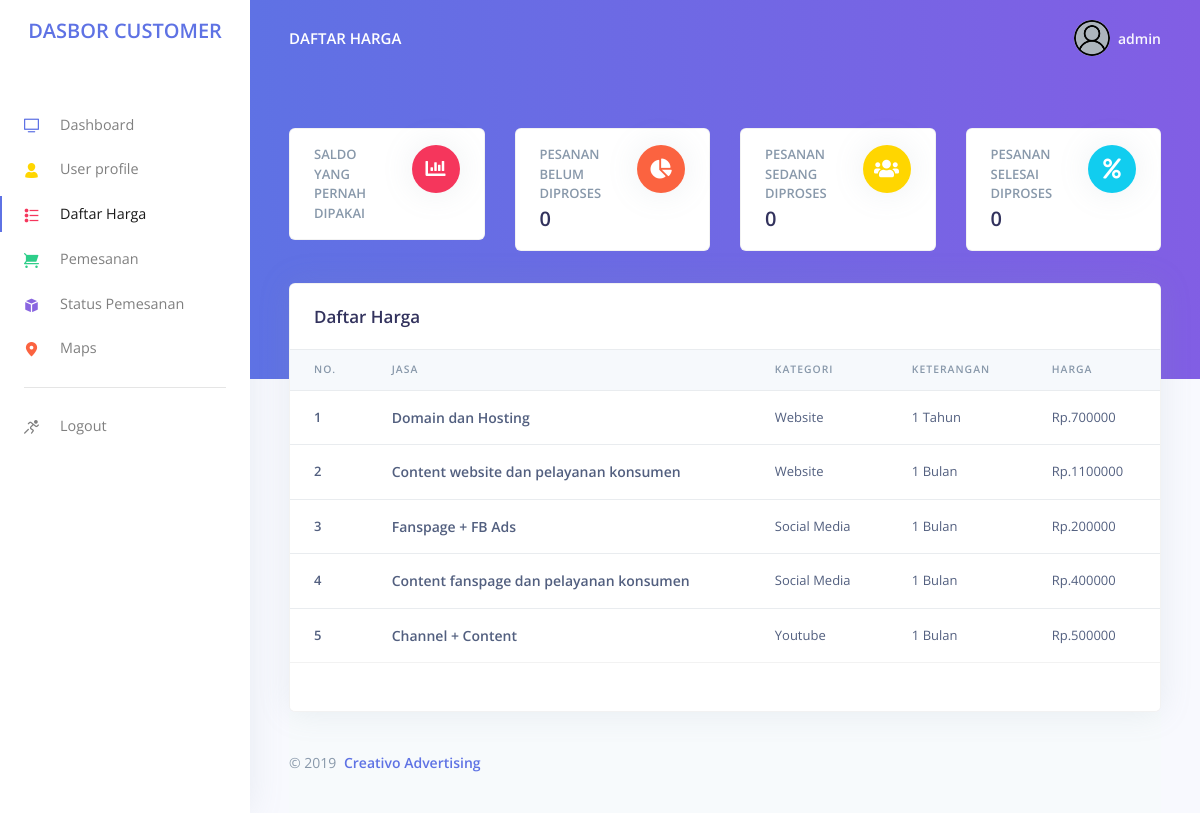
Screenshot of /customer/daftarharga.php (signed in) with the database file from the repository.
### tables this page shows
CREATE TABLE `jasa` (
  `id_jasa` int(11) NOT NULL,
  `kategori_Jasa` int(11) NOT NULL,
  `namaJasa` varchar(50) NOT NULL,
  `keterangan` varchar(15) NOT NULL,
  `harga` int(11) NOT NULL
);

CREATE TABLE `kategoriJasa` (
  `id_katJasa` int(11) NOT NULL,
  `ket_katJasa` varchar(20) NOT NULL
);

### customer/daftarharga.php (the view, shortened to what this page needs)
<?php
require '../functions.php';
$result = mysqli_query($conn, "SELECT jasa.id_jasa, kj.ket_katJasa, jasa.namaJasa, jasa.keterangan, jasa.harga
                                FROM jasa, kategoriJasa as kj
                                WHERE jasa.kategori_Jasa = kj.id_katJasa");
$session = $_SESSION["username"];
?>
<!DOCTYPE html>
<html lang="en">
<head>
  <link href="assets/js/plugins/nucleo/css/nucleo.css" rel="stylesheet" />
  <link href="assets/js/plugins/@fortawesome/fontawesome-free/css/all.min.css" rel="stylesheet" />
  <link href="assets/css/argon-dashboard.css?v=1.1.0" rel="stylesheet" />
</head>
<body class="">
  <nav class="navbar navbar-vertical fixed-left navbar-expand-md navbar-light bg-white" id="sidenav-main">
    <div class="container-fluid">
      <a class="navbar-brand pt-0" href="index.php">
      <div><h2 class="text-primary">DASBOR CUSTOMER</h2></div>
      </a>
      <div class="collapse navbar-collapse" id="sidenav-collapse-main">
        <ul class="navbar-nav">
          <li class="nav-item">
          <a class=" nav-link " href=" ./index.php"> <i class="ni ni-tv-2 text-primary"></i> Dashboard
            </a>
          </li>
          <li class="nav-item">
            <a class="nav-link " href="./profile.php">
              <i class="ni ni-single-02 text-yellow"></i> User profile
            </a>
          </li>
          <li class="nav-item">
            <a class="nav-link active" href="./daftarharga.php">
              <i class="ni ni-bullet-list-67 text-red"></i> Daftar Harga
            </a>
          </li>
          <li class="nav-item">
            <a class="nav-link " href="./pemesanan.php">
              <i class="ni ni-cart text-green"></i> Pemesanan
            </a>
          </li>
          <li class="nav-item">
            <a class="nav-link " href="./status.php">
              <i class="ni ni-app text-purple"></i> Status Pemesanan
            </a>
          </li>
          <li class="nav-item">
            <a class="nav-link " href="./maps.php">
              <i class="ni ni-pin-3 text-orange"></i> Maps
            </a>
          </li>
        </ul>
        <hr class="my-3">
        <ul class="navbar-nav">
          <li class="nav-item">
            <a class="nav-link " href="../logout.php">
              <i class="ni ni-user-run"></i> Logout
            </a>
          </li>
        </ul>
      </div>
    </div>
  </nav>
  <div class="main-content">
    <nav class="navbar navbar-top navbar-expand-md navbar-dark" id="navbar-main">
      <div class="container-fluid">
        <a class="h4 mb-0 text-white text-uppercase d-none d-lg-inline-block" href="daftarharga.php">Daftar Harga</a>
        <ul class="navbar-nav align-items-center d-none d-md-flex">
          <li class="nav-item dropdown">
            <a class="nav-link pr-0" href="#" role="button" data-toggle="dropdown" aria-haspopup="true" aria-expanded="false">
              <div class="media align-items-center">
                <span class="avatar avatar-sm rounded-circle">
                  <img alt="Image placeholder" src="assets/img/theme/user.png">
                </span>
                <div class="media-body ml-2 d-none d-lg-block">
                  <span class="mb-0 text-sm  font-weight-bold"><?php echo  $_SESSION["username"]; ?></span>
                </div>
              </div>
            </a>
          </li>
        </ul>
      </div>
    </nav>
    <div class="header bg-gradient-primary pb-8 pt-5 pt-md-8">
      <div class="container-fluid">
        <div class="header-body">
          <div class="row">
            <div class="col-xl-3 col-lg-6">
              <div class="card card-stats mb-4 mb-xl-0">
                <div class="card-body">
                  <div class="row">
                    <div class="col">
                      <h5 class="card-title text-uppercase text-muted mb-0">Saldo yang pernah dipakai</h5>
                    </div>
                    <div class="col-auto">
                      <div class="icon icon-shape bg-danger text-white rounded-circle shadow">
                        <i class="fas fa-chart-bar"></i>
                      </div>
                    </div>
                  </div>
                </div>
              </div>
            </div>
            <div class="col-xl-3 col-lg-6">
              <div class="card card-stats mb-4 mb-xl-0">
                <div class="card-body">
                  <div class="row">
                    <div class="col">
                      <h5 class="card-title text-uppercase text-muted mb-0">Pesanan Belum Diproses</h5>
                      <span class="h2 font-weight-bold mb-0">
                      <?php
                            $pending = mysqli_query($conn, "SELECT * FROM pemesanan, users WHERE users.username = '$session' and pemesanan.customer = users.id_user and id_status = 1");
                            $count = mysqli_num_rows($pending);
                            echo $count;
                        ?>
                      </span>
                    </div>
                    <div class="col-auto">
                      <div class="icon icon-shape bg-warning text-white rounded-circle shadow">
                        <i class="fas fa-chart-pie"></i>
                      </div>
                    </div>
                  </div>
                </div>
              </div>
            </div>
            <div class="col-xl-3 col-lg-6">
              <div class="card card-stats mb-4 mb-xl-0">
                <div class="card-body">
                  <div class="row">
                    <div class="col">
                      <h5 class="card-title text-uppercase text-muted mb-0">Pesanan Sedang Diproses</h5>
                      <span class="h2 font-weight-bold mb-0">
                      <?php
                            $proses = mysqli_query($conn, "SELECT * FROM pemesanan, users WHERE users.username = '$session' and pemesanan.customer = users.id_user and id_status = 2");
                            $count = mysqli_num_rows($proses);
                            echo $count;
                        ?>
                      </span>
                    </div>
                    <div class="col-auto">
                      <div class="icon icon-shape bg-yellow text-white rounded-circle shadow">
                        <i class="fas fa-users"></i>
                      </div>
                    </div>
                  </div>
                </div>
              </div>
            </div>
            <div class="col-xl-3 col-lg-6">
              <div class="card card-stats mb-4 mb-xl-0">
                <div class="card-body">
                  <div class="row">
                    <div class="col">
                      <h5 class="card-title text-uppercase text-muted mb-0">Pesanan Selesai Diproses</h5>
                      <span class="h2 font-weight-bold mb-0">
                      <?php
                            $selesai = mysqli_query($conn, "SELECT * FROM pemesanan, users WHERE users.username = '$session' and pemesanan.customer = users.id_user and id_status = 3");
                            $count = mysqli_num_rows($selesai);
                            echo $count;
                        ?>
                      </span>
                    </div>
                    <div class="col-auto">
                      <div class="icon icon-shape bg-info text-white rounded-circle shadow">
                        <i class="fas fa-percent"></i>
                      </div>
                    </div>
                  </div>
                </div>
              </div>
            </div>
          </div>
        </div>
      </div>
    </div>
    <div class="container-fluid mt--7">
      <div class="row">
        <div class="col">
          <div class="card shadow">
          <div class="card-header bg-white border-0">
              <div class="row align-items-center">
                <div class="col-8">
                  <h3 class="mb-0">Daftar Harga</h3>
                </div>
              </div>
            </div>
            <div class="table-responsive">
              <table class="table align-items-center table-flush">
                <thead class="thead-light">
                  <tr>
                    <th scope="col">No.</th>
                    <th scope="col">Jasa</th>
                    <th scope="col">Kategori</th>
                    <th scope="col">Keterangan</th>
                    <th scope="col">Harga</th>
                  </tr>
                </thead>
                <tbody>
                  <?php $i = 1; ?>
                  <?php while( $row = mysqli_fetch_assoc($result)) : ?>
                  <tr>
                    <th scope="row"> <?= $i; ?></th>
                    <th scope="row">
                      <div class="media align-items-center">
                        <div class="media-body">
                          <span class="mb-0 text-sm"><?= $row["namaJasa"]; ?></span>
                        </div>
                      </div>
                    </th>
                    <td><?= $row["ket_katJasa"]; ?></td>
                    <td><?= $row["keterangan"]; ?></td>
                    <td>Rp.<?= $row["harga"]; ?></td></td>
                  </tr>
                  <?php $i++; ?>
                  <?php endwhile; ?>
                </tbody>
              </table>
            </div>
            <div class="card-footer py-4">
            </div>
          </div>
        </div>
      </div>
      <footer class="footer">
        <div class="row align-items-center justify-content-xl-between">
          <div class="col-xl-6">
            <div class="copyright text-center text-xl-left text-muted">
              &copy; 2019 <a href="../index.php" class="font-weight-bold ml-1" target="_blank">Creativo Advertising</a>
            </div>
          </div>
        </div>
      </footer>
    </div>
  </div>
</body>
</html>

### rows the page displays
jasa: namaJasa "Domain dan Hosting", kategori_Jasa.ket_katJasa "Website", keterangan "1 Tahun", harga "700000"
jasa: namaJasa "Content website dan pelayanan konsumen", kategori_Jasa.ket_katJasa "Website", keterangan "1 Bulan", harga "1100000"
jasa: namaJasa "Fanspage + FB Ads", kategori_Jasa.ket_katJasa "Social Media", keterangan "1 Bulan", harga "200000"
jasa: namaJasa "Content fanspage dan pelayanan konsumen", kategori_Jasa.ket_katJasa "Social Media", keterangan "1 Bulan", harga "400000"
jasa: namaJasa "Channel + Content", kategori_Jasa.ket_katJasa "Youtube", keterangan "1 Bulan", harga "500000"

### other values shown
$_SESSION["username"] "admin"
$count "0"
